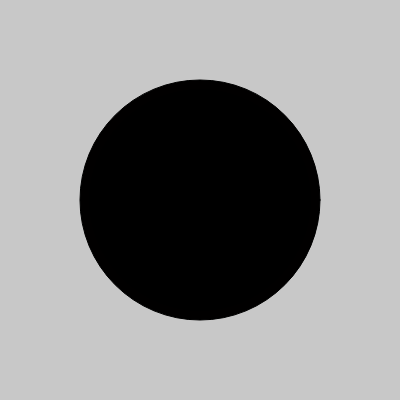
Frame 1 (no input)
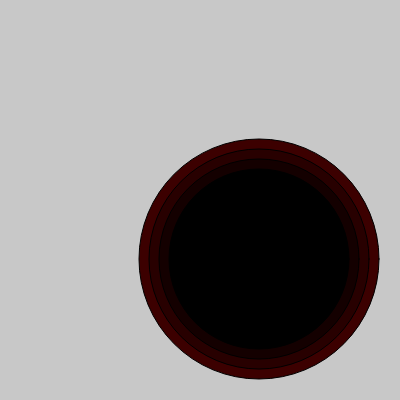
Frame 60 (no input)
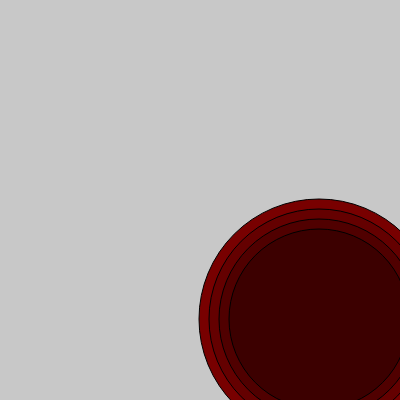
Frame 120 (the mouse pressed at the canvas centre since frame 60)

The p5.js sketch that drew these frames (run headless with seeded random() and noise() and a simulated clock; from frame 60 on, the mouse is pressed at the canvas centre):

// p5.js sketch
// ── sketch.js
var xPos = 200;
var yPos = 200;

function setup() {
  createCanvas(400, 400);
  console.log("xPos: " + xPos);
}

function draw() {
  background(200);

  var sizeOfCircle= 240;
  var redColor = frameCount;

  fill(redColor, 0, 0);
  ellipse(xPos, yPos, sizeOfCircle, sizeOfCircle);

  redColor -= 20
  sizeOfCircle = sizeOfCircle -20;
  fill(redColor, 0, 0);
  ellipse(xPos, yPos, sizeOfCircle, sizeOfCircle);

  redColor -= 20
  sizeOfCircle = sizeOfCircle -20;
  fill(redColor, 0, 0);
  ellipse(xPos, yPos, sizeOfCircle, sizeOfCircle);

  redColor -= 20
  sizeOfCircle = sizeOfCircle -20;
  fill(redColor, 0, 0);
  ellipse(xPos, yPos, sizeOfCircle, sizeOfCircle);

  redColor -= 20
  sizeOfCircle = sizeOfCircle -20;

  xPos += 1;
  yPos += 1;

  redColor = redColor -1;
  redColor -= 0.1;
}
